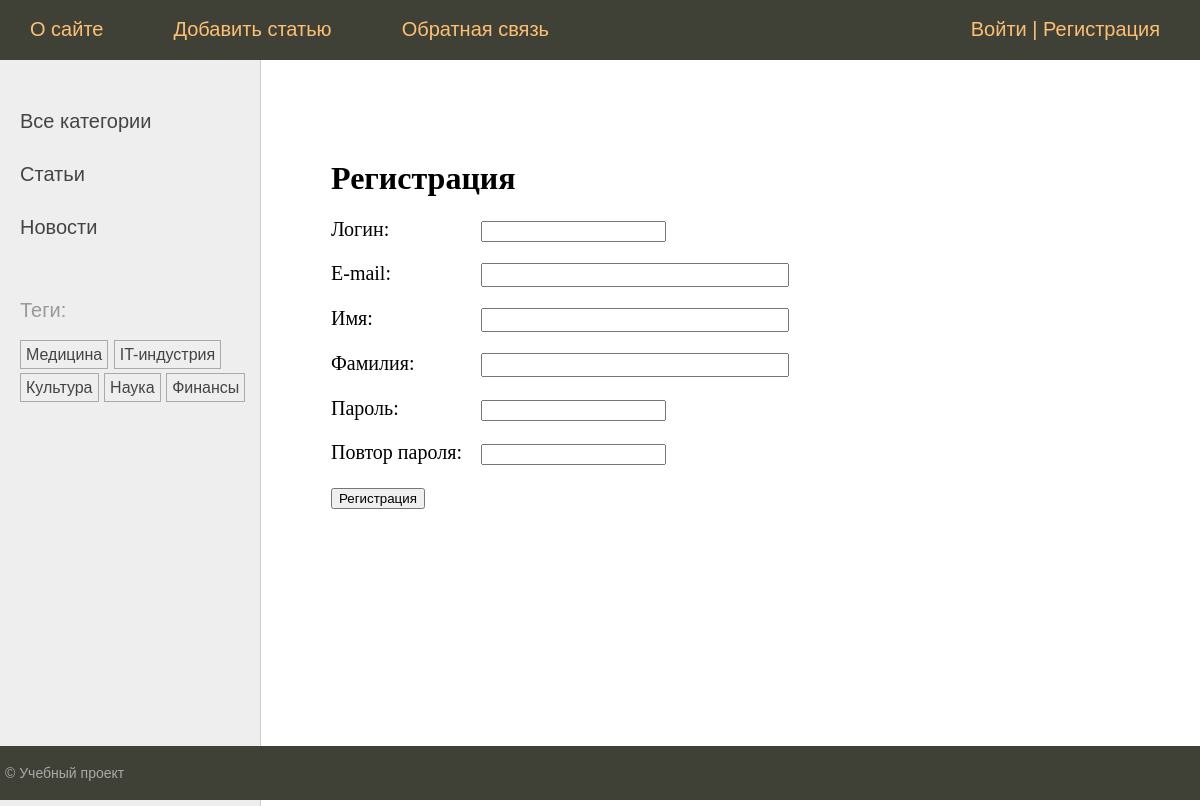
The page /users/register/ on the database its author committed.
### neapp/models.py (models this page shows, shortened)
class Category(models.Model):
    name = models.CharField(max_length=100, db_index=True, verbose_name="Категория")
    slug = models.SlugField(max_length=255, unique=True, db_index=True)
    class Meta:
        verbose_name = 'Категория'
        verbose_name_plural = 'Категории'
    def get_absolute_url(self):
        return reverse('category', kwargs={'cat_slug': self.slug})

class TagPost(models.Model):
    tag = models.CharField(max_length=100, db_index=True)
    slug = models.SlugField(max_length=255, unique=True, db_index=True)
    def get_absolute_url(self):
        return reverse('tag', kwargs={'tag_slug': self.slug})

### users/views.py (the view)
# urls.py: path('register/', views.RegisterUser.as_view(), name='register'),  #64. Маршрут для регистрации новых пользователей.
class RegisterUser(CreateView):
    form_class = RegisterUserForm
    template_name = 'users/register.html'
    extra_context = {'title': "Регистрация"}
    success_url = reverse_lazy('users:login')

### users/forms.py (shortened to what this page needs)
class RegisterUserForm(UserCreationForm):   #Класс UserCreationForm автоматически проверяет равенство введённых паролей.
    username = forms.CharField(label="Логин")
    password1 = forms.CharField(label="Пароль", widget=forms.PasswordInput)
    password2 = forms.CharField(label="Повтор пароля", widget=forms.PasswordInput)
    class Meta:
        model = get_user_model()
        fields = ['username', 'email', 'first_name', 'last_name', 'password1', 'password2']
        labels = {
            'email': 'E-mail',
            'first_name': 'Имя',
            'last_name': 'Фамилия',
        }
        widgets = {
            'email': forms.TextInput(attrs={'class': 'form-input'}),
            'first_name': forms.TextInput(attrs={'class': 'form-input'}),
            'last_name': forms.TextInput(attrs={'class': 'form-input'}),
        }

### neapp/templatetags/neapptags.py (called while the page is built)
@register.inclusion_tag('neapp/list_categories.html')
def show_categories(cat_selected_id=0):
    cats = Category.objects.all()
    return {"cats": cats, "cat_selected": cat_selected_id}

@register.inclusion_tag('neapp/list_tags.html')
def show_all_tags():
    return {"tags": TagPost.objects.all()}

### users/context_processors.py (called while the page is built)
def get_neapp_context(request):
    return {'mainmenu': menu}

### users/templates/users/register.html (shortened to what this page needs)
{% extends 'default.html' %}
{% block content %}
<h1>Регистрация</h1>
<form method="post">
    {% for f in form %}
    <p ><label class="form-label" for="{{ f.id_for_label }}">{{f.label}}: </label>{{ f }}</p>
    {% endfor %}
    <p ><button type="submit">Регистрация</button></p>
</form>
{% endblock %}

### neapp/templates/neapp/list_categories.html
{% for cat in cats %}
{% if cat.id == cat_selected %}
<li class="selected">{{ cat.name }}</li>
{% else %}
<li><a href="{{ cat.get_absolute_url }}">{{cat.name}}</a></li>
{% endif %}
{% endfor %}

### neapp/templates/neapp/list_tags.html
{% if tags %}
    Теги:</p>
    <ul class="tags-list">
        {% for t in tags %}
        <li><a href="{{t.get_absolute_url}}">{{t.tag}}</a></li>
        {% endfor %}
    </ul>
{% endif %}

### neapp/static/neapp/css/styles.css (style rules this page uses)
html, body { font-family: 'Arial'; margin: 0; padding: 0; height: 100%; width: 100%; color: #444; }
a { color: #0059b2; text-decoration: none; }
.left-chapters ul { width: 230px; margin: 0; padding: 20px 10px 10px 20px; list-style: none; font-size: 20px; }
.left-chapters ul li { margin: 30px 0 0 0; color: #999; }
.left-chapters ul li a { color: #444; text-decoration: none; }
ul.tags-list { width: 100%; margin: 0; padding: 0; list-style: none; }
ul.tags-list li { margin: 0; padding: 0 0 10px; display: inline-block; }
ul.tags-list li a { padding: 5px; font-size: 16px; border: 1px solid #aaa; }
.content-text h1 { font-size: 32px; }
.form-input { width: 300px; font-size: 16px; }
.form-label { display: inline-block; min-width: 150px; vertical-align: top; }

### rows shown on the page
Category: name "Статьи"
Category: name "Новости"
TagPost: tag "Медицина"
TagPost: tag "IT-индустрия"
TagPost: tag "Культура"
TagPost: tag "Наука"
TagPost: tag "Финансы"

### other values the page prints
{{ m.title }} "О сайте" "Добавить статью" "Обратная связь"
{{ f.label }} "Логин" "E-mail" "Имя" "Фамилия" "Пароль" "Повтор пароля"
